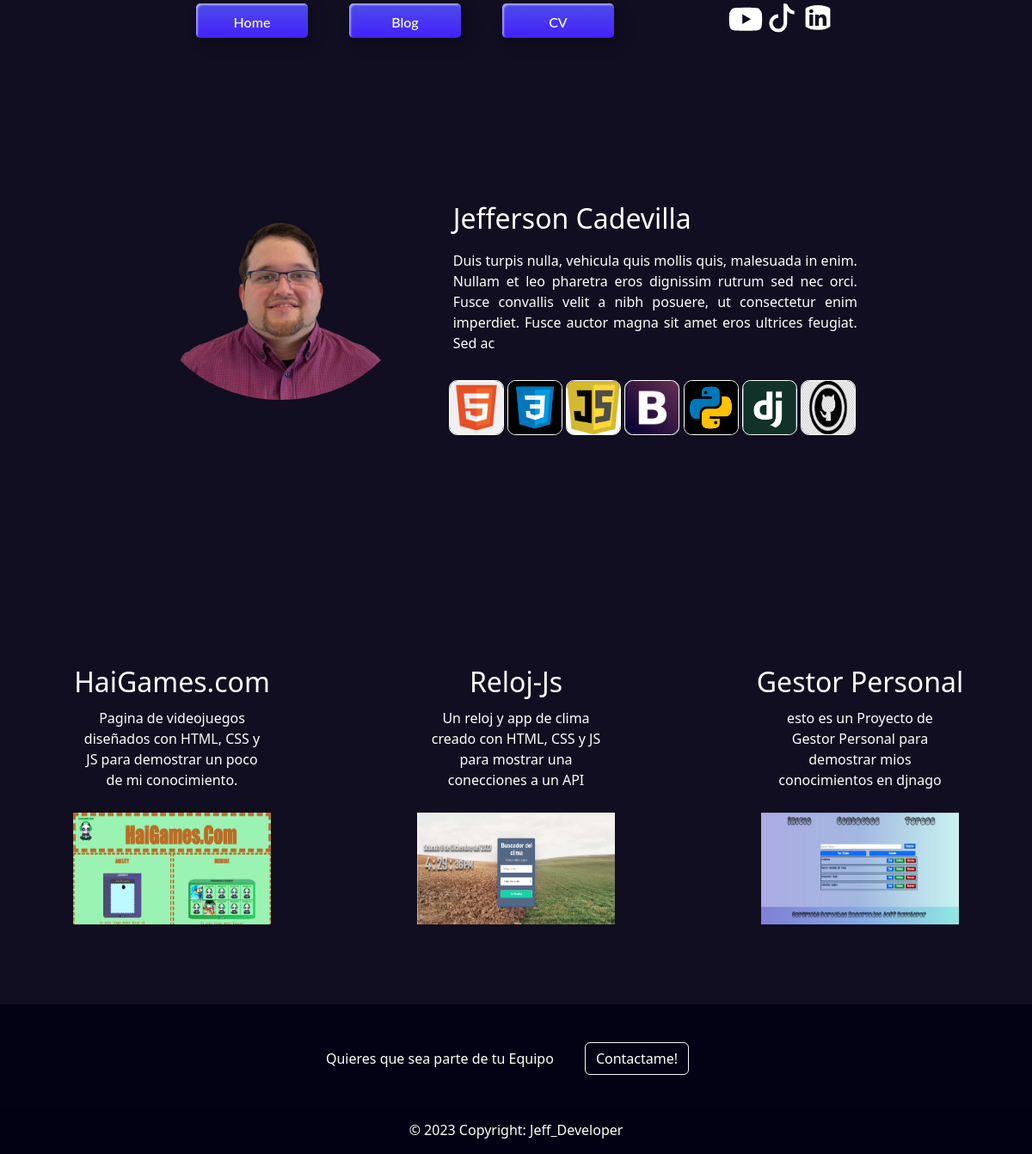
The page / on the database its author committed.
### Portafolio/models.py (models this page shows, shortened)
class Imgpresent(models.Model):
    imagen = models.ImageField(upload_to='Portafolio/images/')
    title = models.CharField( max_length=100)
    id = models.AutoField(primary_key=True)

class Presentacion(models.Model):
    image = models.ImageField(upload_to="Portafolio/images/")
    title = models.CharField( max_length=100)
    description = models.CharField(max_length=250)
    id = models.AutoField(primary_key=True)

class Projecto(models.Model):
    id = models.AutoField(primary_key=True)
    title = models.CharField( max_length=100)
    description = models.CharField(max_length=250)
    image = models.ImageField(upload_to="Portafolio/images/")
    url =models.URLField(blank=True)

### portafolio_jeff/views.py (the view)
# urls.py: 2. Add a URL to urlpatterns:  path('', views.home, name='home')
def home(request, Projecto_id=None):
    projectos = Projecto.objects.all()
    presentaciones = Presentacion.objects.all()
    imgs = Imgpresent.objects.all()
    return render(request, 'Principal.html', {'projectos': projectos, 'presentaciones': presentaciones,'imgs': imgs})

### Templates/Principal.html (shortened to what this page needs)
{% extends 'layout/base.html' %}
{% load static %}
        {% block content %}
            {% for presentacion in presentaciones %}
                <secction class="containerpresent">
                    <div class="Present">
                        <div id="carouselExampleSlidesOnly" class="carousel slide" data-bs-ride="carousel" data-bs-interval="2000">
                            <div class="carousel-inner">
                                {% for image in imgs %}
                                    <div class="carousel-item {% if forloop.first %} active {% endif %}">
                                        <img src="{{ image.imagen.url }}" class="d-block w-100 "  style=" border-radius: 100%;">
                                    </div>
                                {% endfor %}
                            </div>
                            <br>
                        </div>
                        <div class="text-container">
                            <h2 class="title01">{{ presentacion.title }}</h2>
                            <p class="title01">{{ presentacion.description }}</p>
                            <div class="skill">
                                <img class="redesS" src="{% static "img/html5 - tabtag.jpg" %}">
                                <img class="redesS" src="{% static "img/CSS3 - MI PORTAL.jpg" %}">
                                <img class="redesS" src="{% static "img/Unplugged Coding in the classroom - The Blog of Curiosity and the Hungry Mind.jpg" %}">
                                <img class="redesS" src="{% static "img/File_Bootstrap logo_svg - Wikimedia Commons.jpg" %}">
                                <img class="redesS" src="{% static "img/Python - MI PORTAL.jpg" %}">
                                <img class="redesS" src="{% static "img/Django minimized logo.jpg" %}">
                                <img class="redesS" src="{% static "img/Social Media Computer Icons GitHub Social Network PNG - Free Download.jpg" %}">
                            </div>
                        </div>
                    </div>
                </secction>
            {% endfor %}
                <secction class="containerproyect">
                    {% for projecto in projectos %}
                        <div class="proyect">
                            <a class="link5" href="{{ projecto.url }}">
                            <h2 class="titlep">{{ projecto.title }}</h2>
                            <p class="parrafo01">{{ projecto.description }}</p>
                            <img class="img01" src="{{ projecto.image.url }}"/></a>
                        </div>
                    {% endfor %}
                </secction>
        {% endblock content %}

### static/styles/estilos.css (style rules this page uses)
* { margin: 0; padding: 0; list-style: none; }
body { min-height: 100vh; background-color: rgba(3, 0, 20, 0.945); }
a { text-decoration: none; color: white; }
.carousel { min-width: 35%; max-width: 35%; object-fit: cover; position: relative; display: flex; justify-content: center; align-items: center; }
.carousel-item { transition-duration: 0.5s; width: 300px; height: 300px; }
.containerpresent { width: 100%; height:40rem; align-items: center; display: flex; justify-content: center; }
.Present { width: 80%; height: 100%; display: flex; justify-content: center; align-items: center; }
.text-container { width: auto; padding: 1%; display: flex; flex-direction: column; justify-content: center; align-items: flex-start; }
.skill { margin-top: 2%; }
.title01 { width: 30rem; padding: 1%; color: white; text-align: justify; }
.redesS { width: 13%; height: 4rem; border:solid white; border-radius: 15%; border-width: 1px; }
.containerproyect { width: 100%; height: 30rem; display: flex; flex-direction: row; justify-content: center; align-items: center; }
.proyect { position: relative; display: block; width: 25%; margin: 4rem; padding: 2% 0%; color: white; text-align: center; justify-items: center; }
.parrafo01 { width: 80%; height: auto; display: inline-flex; position: relative; align-items: center; justify-content: center; text-align: center; }
.titlep { position: relative; padding: 1%; color: white; }
.img01 { width: 250px; height: 150px; padding: 10px; }
.link5 { list-style: none; }

### rows shown on the page
Presentacion: title "Jefferson Cadevilla", description "Duis turpis nulla, vehicula quis mollis quis, malesuada in enim. Nullam et leo pharetra eros dignissim rutrum sed nec orci. Fusce convallis velit a nibh posuere, ut consectetur enim imperdiet. Fusce auctor magna sit amet eros ultrices feugiat. Sed ac"
Imgpresent: imagen (picture)
Projecto: title "HaiGames.com", description "Pagina de videojuegos diseñados con HTML, CSS y JS para demostrar un poco de mi conocimiento.", image (picture)
Projecto: title "Reloj-Js", description "Un reloj y app de clima creado con HTML, CSS y JS para mostrar una conecciones a un API", image (picture)
Projecto: title "Gestor Personal", description "esto es un Proyecto de Gestor Personal para demostrar mios conocimientos en djnago", image (picture)
